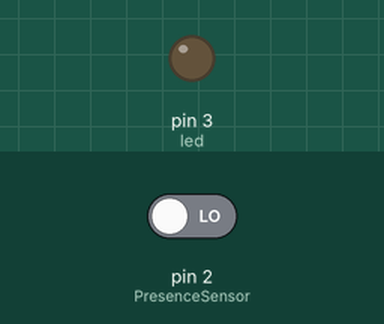
This sketch was run on a simulated Arduino Uno, built with avr-gcc and run on an emulated ATmega328P. Parts: output pins drawn as LEDs (lit = HIGH). The test bench sets the inputs (shaded band); at power-on: pin 2 (PresenceSensor) LOW.

Above: at 1.2 s.
1.3 s: pin 2 (PresenceSensor) driven HIGH
At 2.5 s:
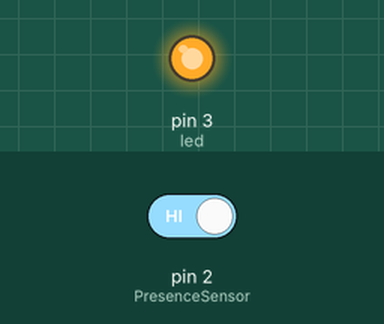
2.8 s: pin 2 (PresenceSensor) driven LOW
At 3.7 s:
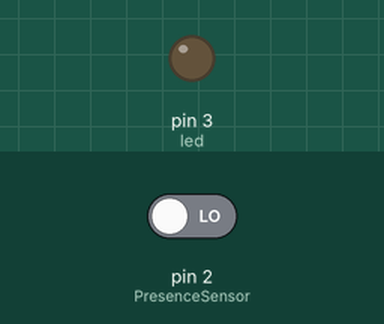
Timing chart, 0 to 5.8 s (numbered marks = the images above; inputs shaded):
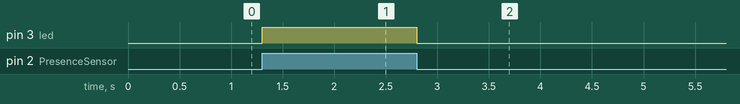

The sketch:

ejercicio.ino
```cpp
const byte PresenceSensor = 2;
const byte StrengthSensor = A0;
const byte led = 3;
unsigned long time;
void setup() {
  Serial.begin(9600);
  pinMode(PresenceSensor, INPUT);
  pinMode(StrengthSensor, INPUT);
  pinMode(led, OUTPUT);
}

void loop() {
  if(analogRead(StrengthSensor) > 50)
  {
    time = millis();
    while(millis() < time + 30000)
    {
      if(digitalRead(PresenceSensor) == 1)
      {
        digitalWrite(led, HIGH);
      }
      else
      {
        digitalWrite(led, LOW);
      }
    }
  }
}
```

Measured:
- after the input at 1.3 s, pin 3 (led): LOW → HIGH at once
- after the input at 2.8 s, pin 3 (led): HIGH → LOW at once
